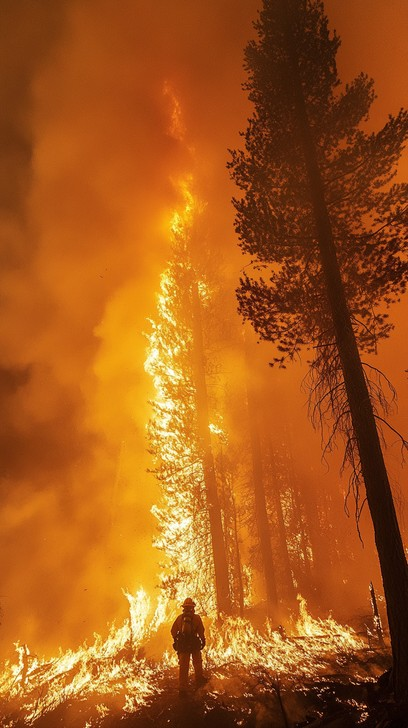
#> input picture mfds/yolo/10.jpg, 408 x 728 px, given in place of the camera
$ python firedetection1.py
#> lines starting #> are read from the running program, lines starting #| are printed output that depends on the picture; after the words box and inside, x2 and y2 are one past the last pixel; in counts of white or black regions, pixels touching at a corner belong together
import cv2
import numpy as np
# from playsound3 import playsound
cap = cv2.VideoCapture(0)

lower_red = np.array([0, 120, 70])
upper_red = np.array([10, 255, 255])

alert_flag = False
cooldown_frames = 100
current_cooldown = cooldown_frames
min_contour_area = 1000
while True:
    ret, frame = cap.read()
#> frame is the input picture: shape (728, 408, 3); mean B, G, R 26.1, 88.5, 165.6
    if not ret:
        break

    hsv = cv2.cvtColor(frame, cv2.COLOR_BGR2HSV)
#> hsv: shape (728, 408, 3); mean H, S, V 12.8, 217.5, 165.6
    mask = cv2.inRange(hsv, lower_red, upper_red)
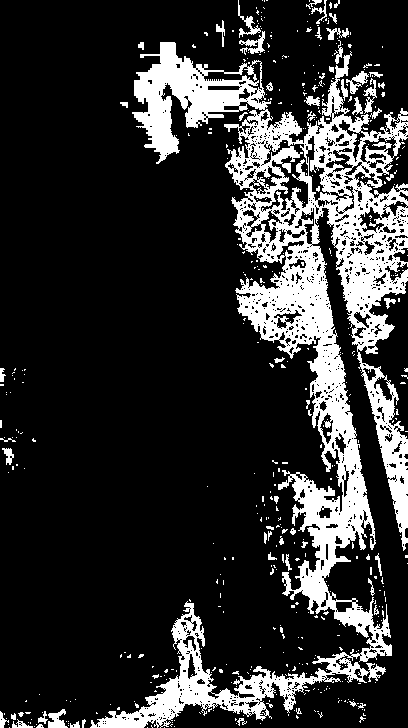
#> mask: shape (728, 408); 18.9% white; 486 white regions (430 under 20 px), largest, box (x1, y1, x2, y2) and area: (90, 42, 408, 728) 51227, (239, 31, 265, 55) 242, (48, 709, 68, 728) 225

    kernel = np.ones((5, 5), np.uint8)
    mask = cv2.dilate(mask, kernel, iterations=1)
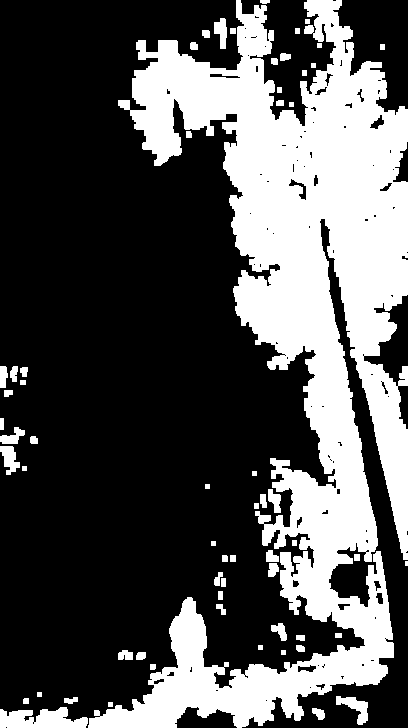
#> mask: shape (728, 408); 32.6% white; 61 white regions (1 under 20 px)

    contours, _ = cv2.findContours(mask, cv2.RETR_EXTERNAL, cv2.CHAIN_APPROX_SIMPLE)
#> contours = 61 contours, 13 with area under 20; largest, box (x1, y1, x2, y2) and area: (88, 0, 408, 728) 89118, (0, 707, 88, 728) 1182, (336, 696, 368, 725) 360, (0, 446, 20, 475) 295, (214, 18, 227, 49) 228
    for contour in contours:
        area = cv2.contourArea(contour)
        if area < min_contour_area:
            continue
        if not alert_flag and current_cooldown == cooldown_frames:
            print("Fire Detected!")
            alert_flag = True
#> this loop made 61 passes
#> (area, alert_flag) on pass 2: (1182.5, True)
#> area on passes 1, 4, 5, 6, 8, 9: 86.5, 24.5, 52, 360, 24.5, 57
#| Fire Detected!
#> after the loop, alert_flag = True
    if alert_flag:
        current_cooldown -= 1
        if current_cooldown == 0:
            alert_flag = False
            current_cooldown = cooldown_frames
    cv2.drawContours(frame, contours, -1, (0, 255, 0), 2)
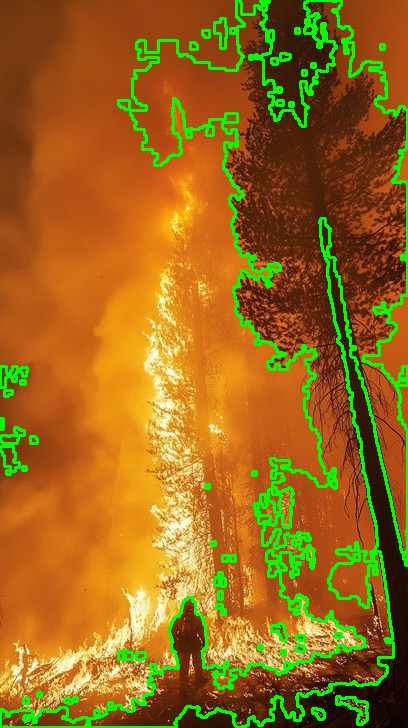
#> frame: shape (728, 408, 3); 8.76% of pixels changed, all inside (x1, y1, x2, y2) = (0, 0, 408, 728)
    cv2.imshow("Fire Detection", frame)

    if cv2.waitKey(1) & 0xFF == ord('q'):
#> (key q is pressed here)
        break
cap.release()
cv2.destroyAllWindows

$ run again, on mfds/yolo/103.jpg
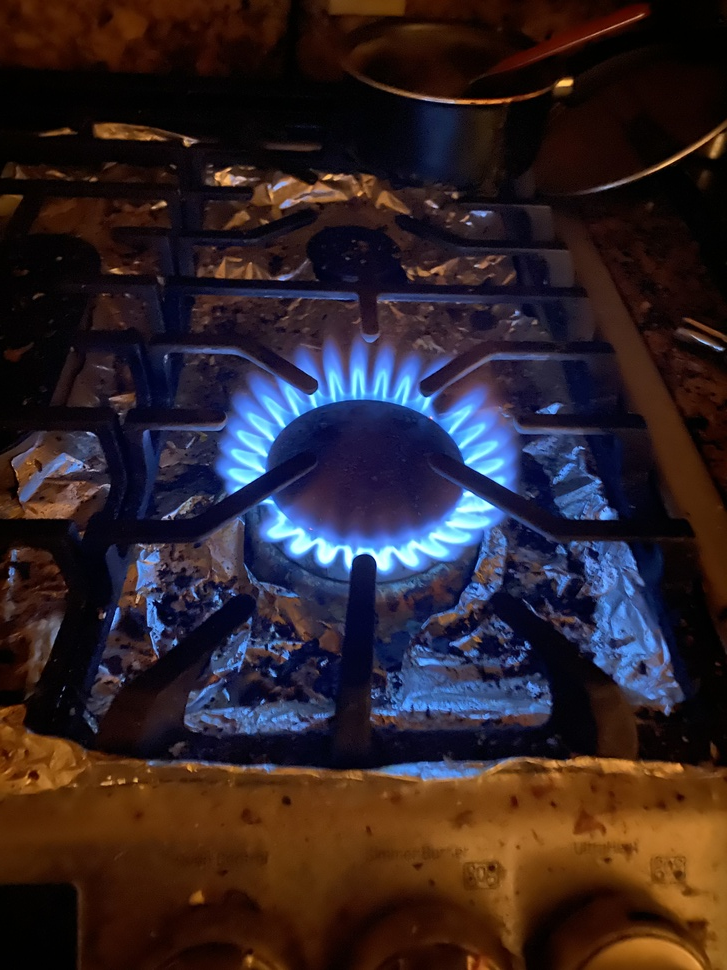
#> input picture mfds/yolo/103.jpg, 727 x 970 px, shrunk from 3024 x 4032 before the run, given in place of the camera
#> frame is the input picture: shape (970, 727, 3); mean B, G, R 39.8, 35.4, 48.3
#> hsv: shape (970, 727, 3); mean H, S, V 69.4, 173.4, 64.9
#> `mask = cv2.dilate(mask, kernel, iterations=1)`:
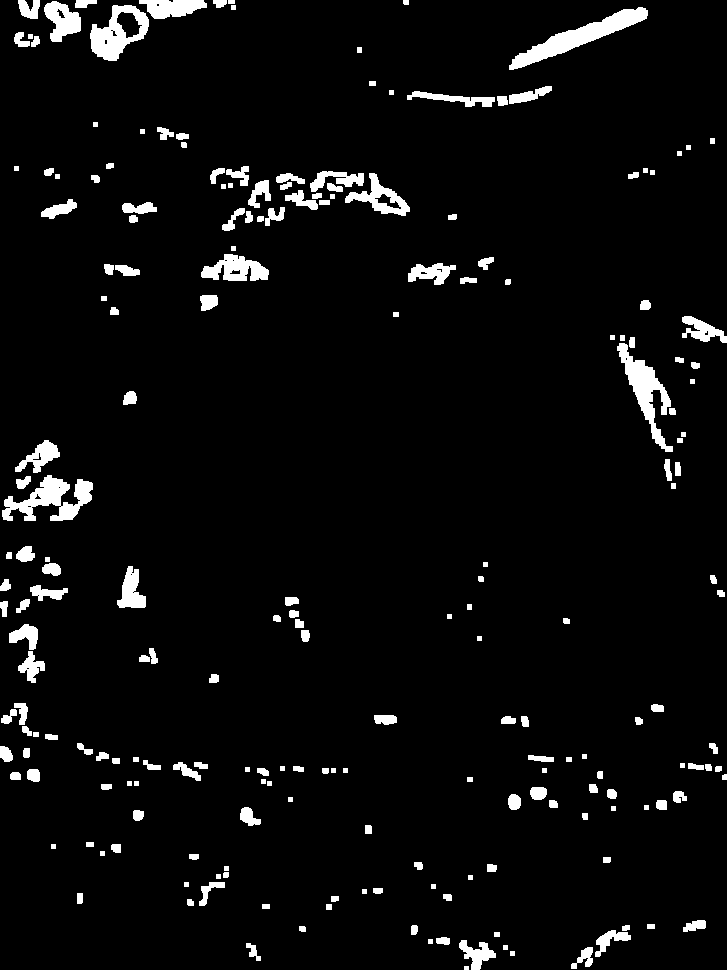
#> mask: shape (970, 727); 4.6% white; 212 white regions
#> contours = 212 contours, 51 with area under 20; largest, box (x1, y1, x2, y2) and area: (509, 7, 648, 70) 2188, (90, 5, 149, 61) 1962, (2, 475, 93, 521) 1802, (617, 343, 673, 452) 1696, (201, 254, 269, 281) 1055
#> the loop `for contour in contours:` made 212 passes
#> (area, alert_flag) on pass 127: (1802.5, True)
#> (printed output is left out)
#> after the loop `for contour in contours:`: alert_flag = True
#> `cv2.drawContours(frame, contours, -1, (0, 255, 0), 2)`:
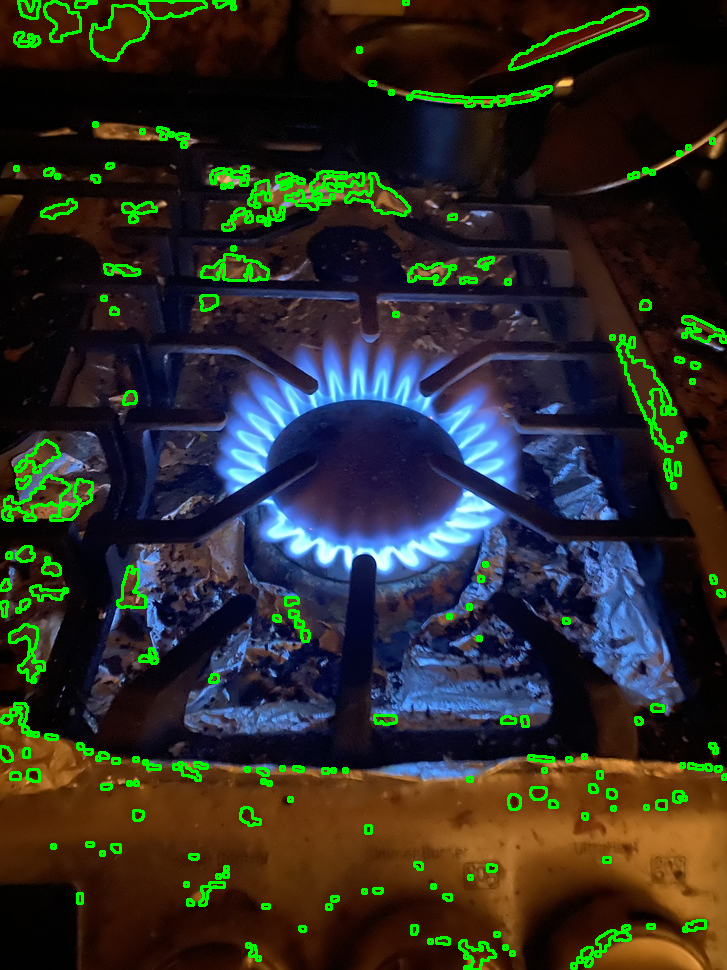
#> frame: shape (970, 727, 3); 4.28% of pixels changed, all inside (x1, y1, x2, y2) = (0, 0, 727, 970)

$ run again, on mfds/yolo/104.jpg
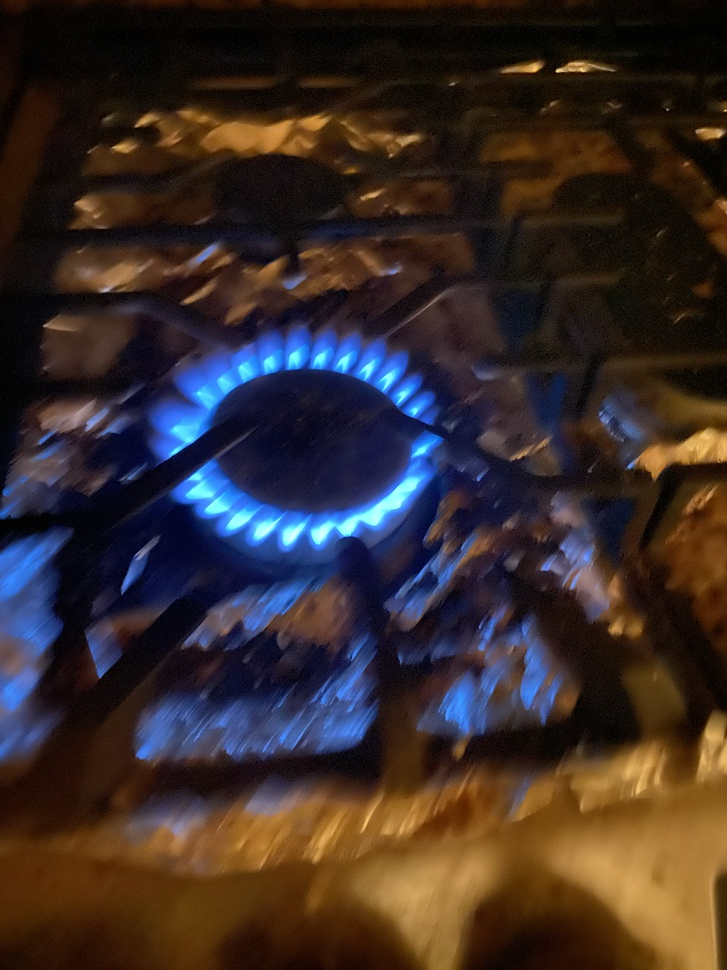
#> input picture mfds/yolo/104.jpg, 727 x 970 px, shrunk from 3024 x 4032 before the run, given in place of the camera
#> frame is the input picture: shape (970, 727, 3); mean B, G, R 41.4, 43.5, 55.9
#> hsv: shape (970, 727, 3); mean H, S, V 56.2, 164.4, 71.3
#> `mask = cv2.dilate(mask, kernel, iterations=1)`:
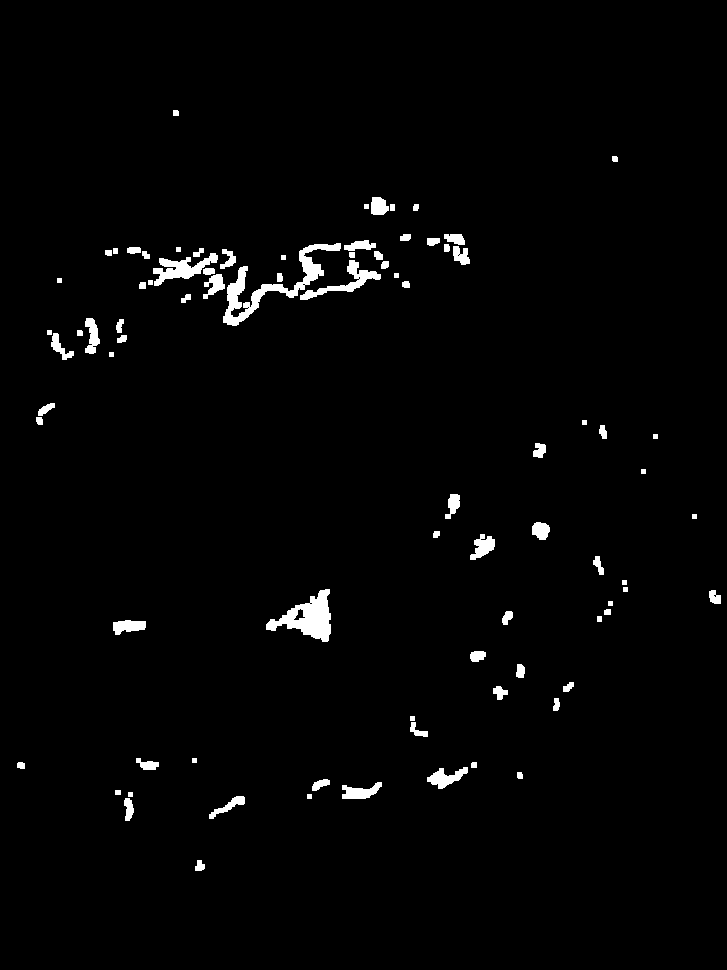
#> mask: shape (970, 727); 1.9% white; 85 white regions
#> contours = 85 contours, 19 with area under 20; largest, box (x1, y1, x2, y2) and area: (223, 243, 341, 326) 1740, (266, 589, 331, 642) 1560, (153, 253, 218, 286) 760, (300, 260, 381, 300) 639, (427, 767, 468, 789) 382
#> the loop `for contour in contours:` made 85 passes
#> (area, alert_flag) on pass 28: (1559.5, True)
#> (printed output is left out)
#> after the loop `for contour in contours:`: alert_flag = True
#> `cv2.drawContours(frame, contours, -1, (0, 255, 0), 2)`:
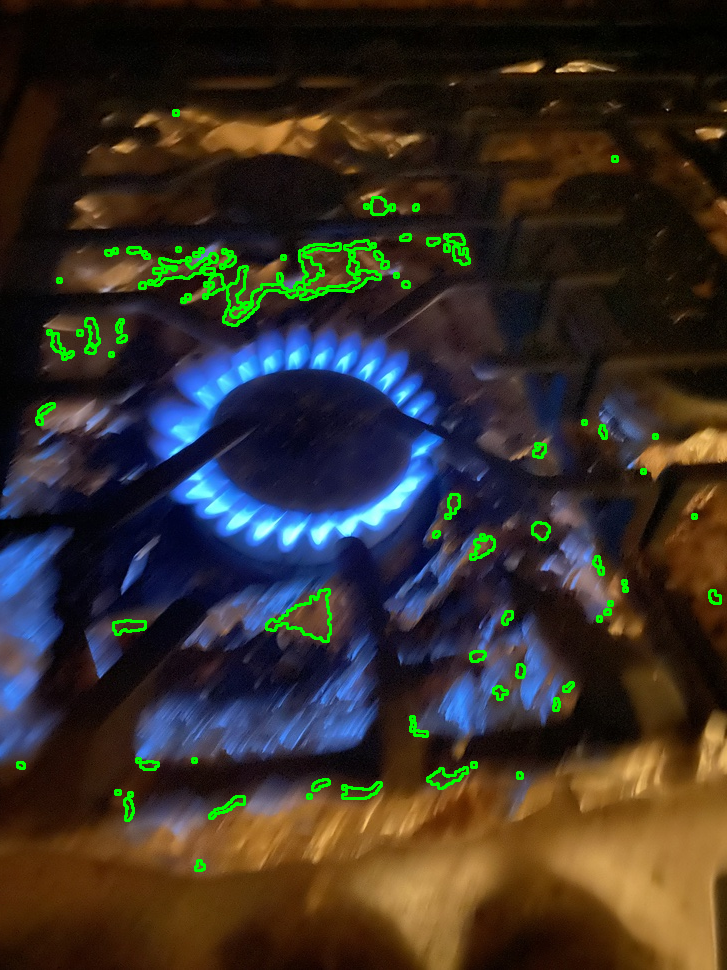
#> frame: shape (970, 727, 3); 1.9% of pixels changed, all inside (x1, y1, x2, y2) = (16, 109, 722, 872)

$ run again, on mfds/yolo/13.jpg
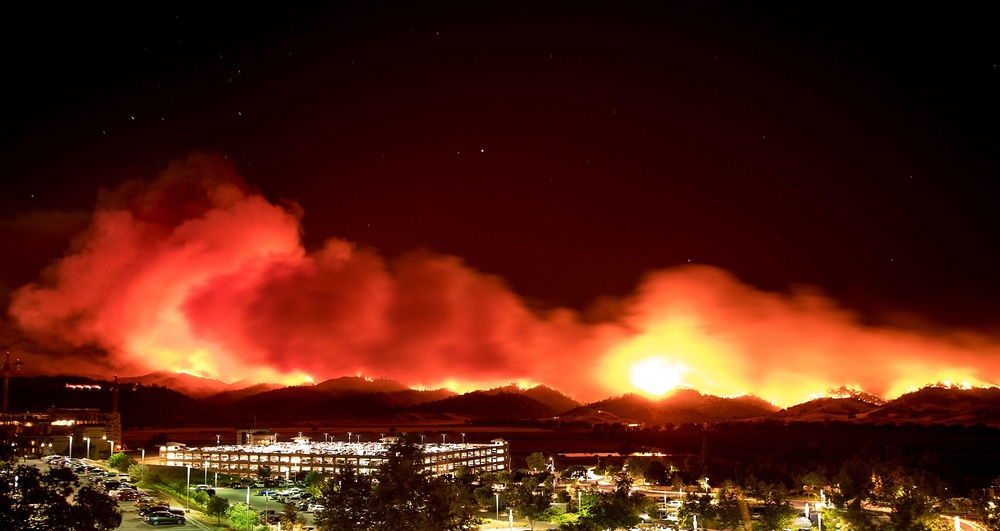
#> input picture mfds/yolo/13.jpg, 1000 x 531 px, shrunk from 2048 x 1088 before the run, given in place of the camera
#> frame is the input picture: shape (531, 1000, 3); mean B, G, R 17.6, 32.8, 84.8
#> hsv: shape (531, 1000, 3); mean H, S, V 36.2, 214.7, 84.9
#> `mask = cv2.dilate(mask, kernel, iterations=1)`:
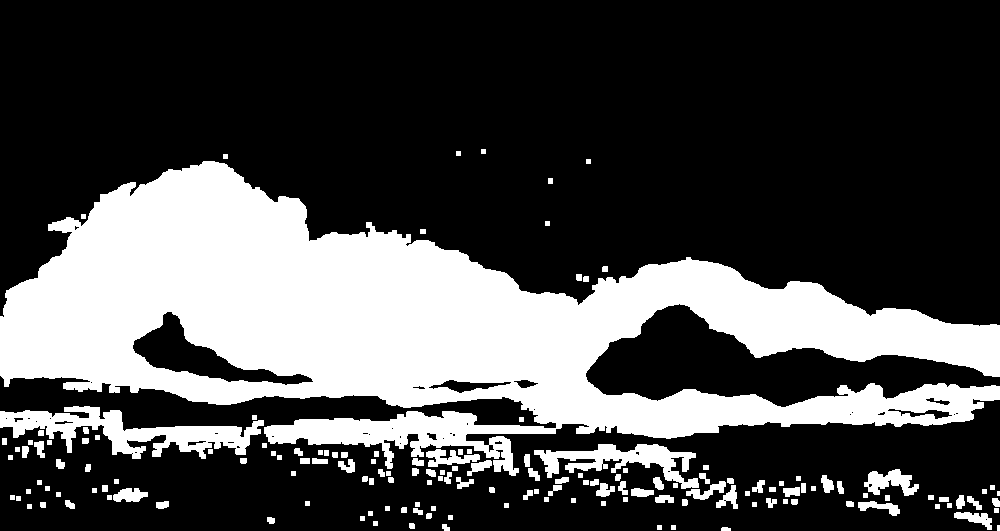
#> mask: shape (531, 1000); 29.4% white; 156 white regions (2 under 20 px)
#> contours = 156 contours, 68 with area under 20; largest, box (x1, y1, x2, y2) and area: (0, 161, 1000, 476) 140763, (0, 406, 264, 459) 5246, (534, 444, 699, 489) 2586, (864, 469, 919, 496) 712, (426, 449, 480, 467) 432
#> the loop `for contour in contours:` made 156 passes
#> (area, alert_flag) on pass 132: (2586, True)
#> (printed output is left out)
#> after the loop `for contour in contours:`: alert_flag = True
#> `cv2.drawContours(frame, contours, -1, (0, 255, 0), 2)`:
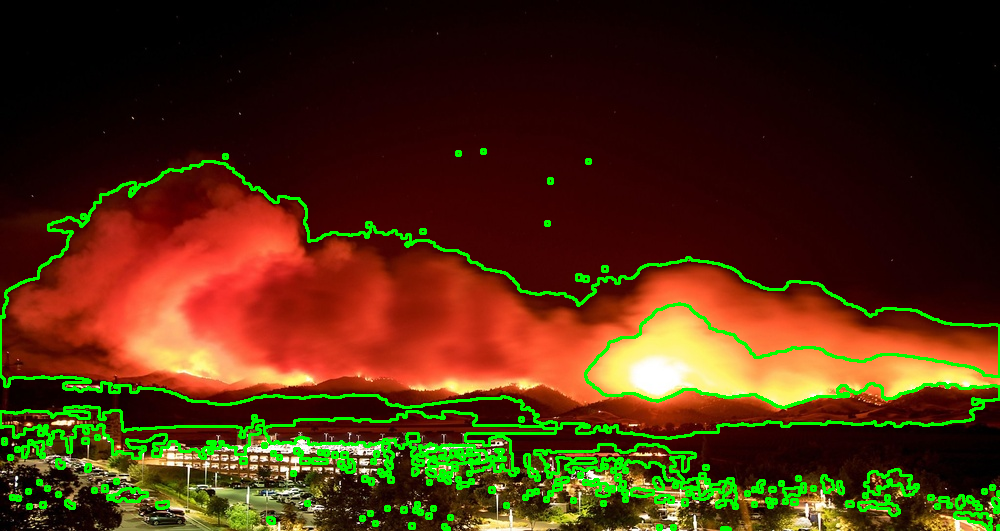
#> frame: shape (531, 1000, 3); 6.32% of pixels changed, all inside (x1, y1, x2, y2) = (0, 148, 1000, 531)
